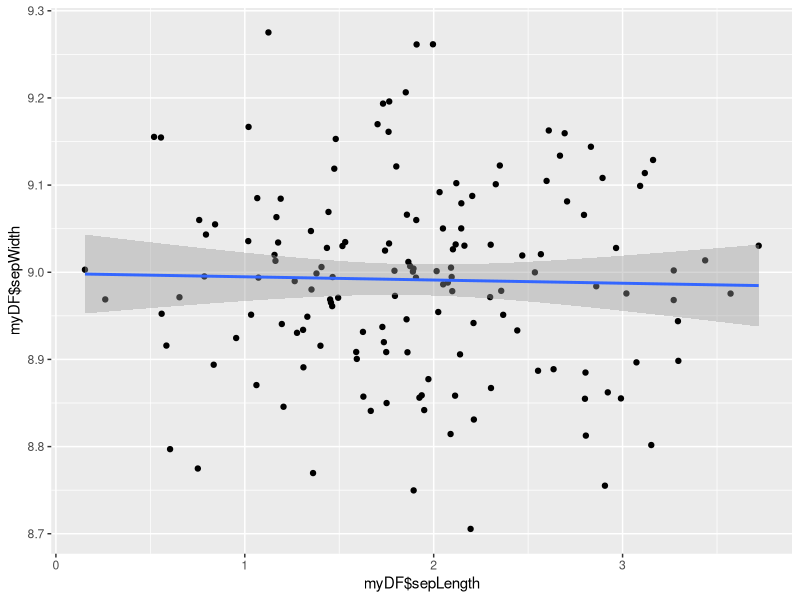
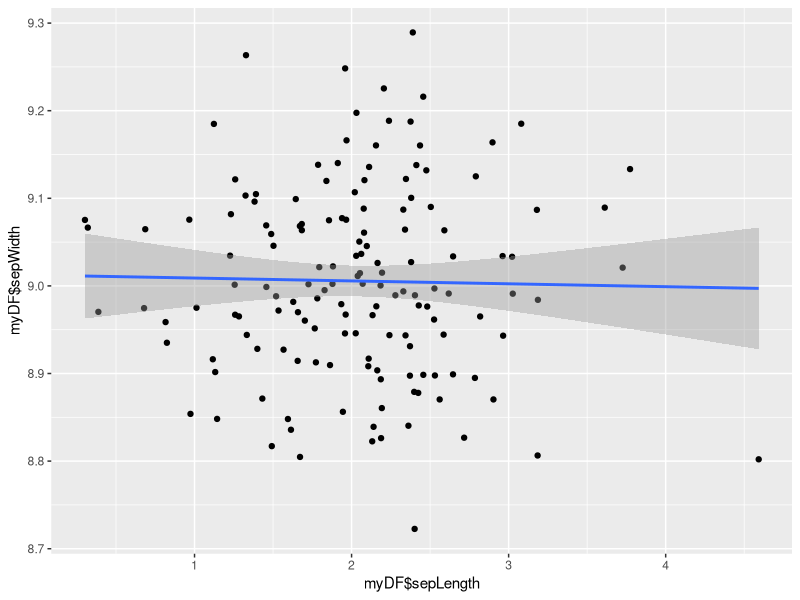
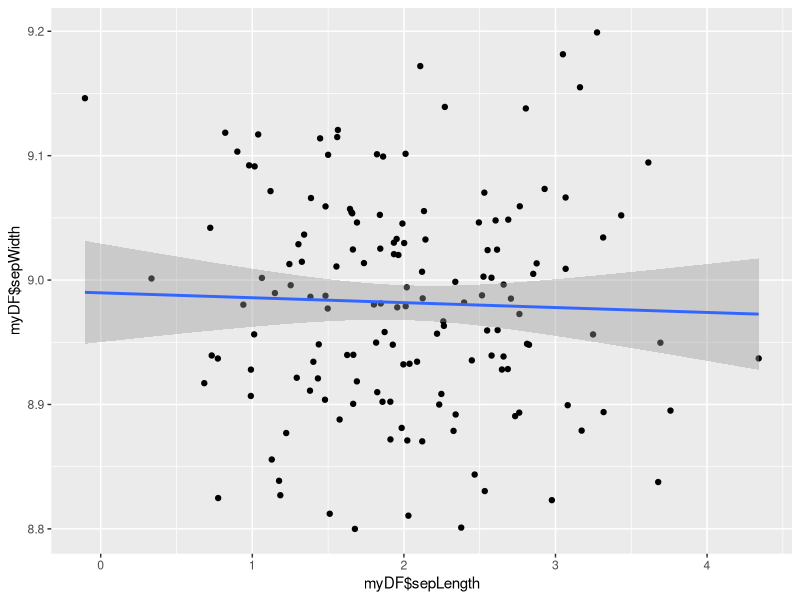

Write the R code that produced these figures, in order.


library(TeachingDemos)
library(ggplot2)
char2seed('espesso',set=FALSE)
char2seed('espresso')



# Creating the Fucntion with Random Sample
myFunction <- function(mean1 = 2, mean2 = 9, n1= 150, n2 = 150, sd1=.7, 
                     sd2=.1){
  myDF <- data.frame(sepLength=rnorm(mean=mean1, n=n1,
                                   sd=sd1), sepWidth= rnorm(mean=mean2, n=n2, sd=sd2))
  return(myDF)
}

myDF <- myFunction()
head(myDF)

# Creating the Regression
regIris <- lm(myDF$sepLength ~ myDF$sepWidth, data= myDF)
print(regIris)
str(regIris) 
head(regIris$residuals)


# Using ggplot to regress


regPlot <- ggplot(data=myDF,aes(x= myDF$sepLength, y= myDF$sepWidth)) +
  geom_point() + 
  stat_smooth(method = lm, se=0.95)

Regression <- regPlot

Regression


# ---------- Trying the Regression With Different Parameters 

# Creating the Fucntion with Random Sample Number One 

myDF <- myFunction()

regPlot <- ggplot(data=myDF,aes(x= myDF$sepLength, y= myDF$sepWidth)) +
  geom_point() + 
  stat_smooth(method = lm, se=0.95)

Regression <- regPlot

Regression

# Creating the Function with Random Sample Number Two 

myDF <- myFunction()

regPlot <- ggplot(data=myDF,aes(x= myDF$sepLength, y= myDF$sepWidth)) +
  geom_point() + 
  stat_smooth(method = lm, se=0.95)

Regression <- regPlot

Regression
